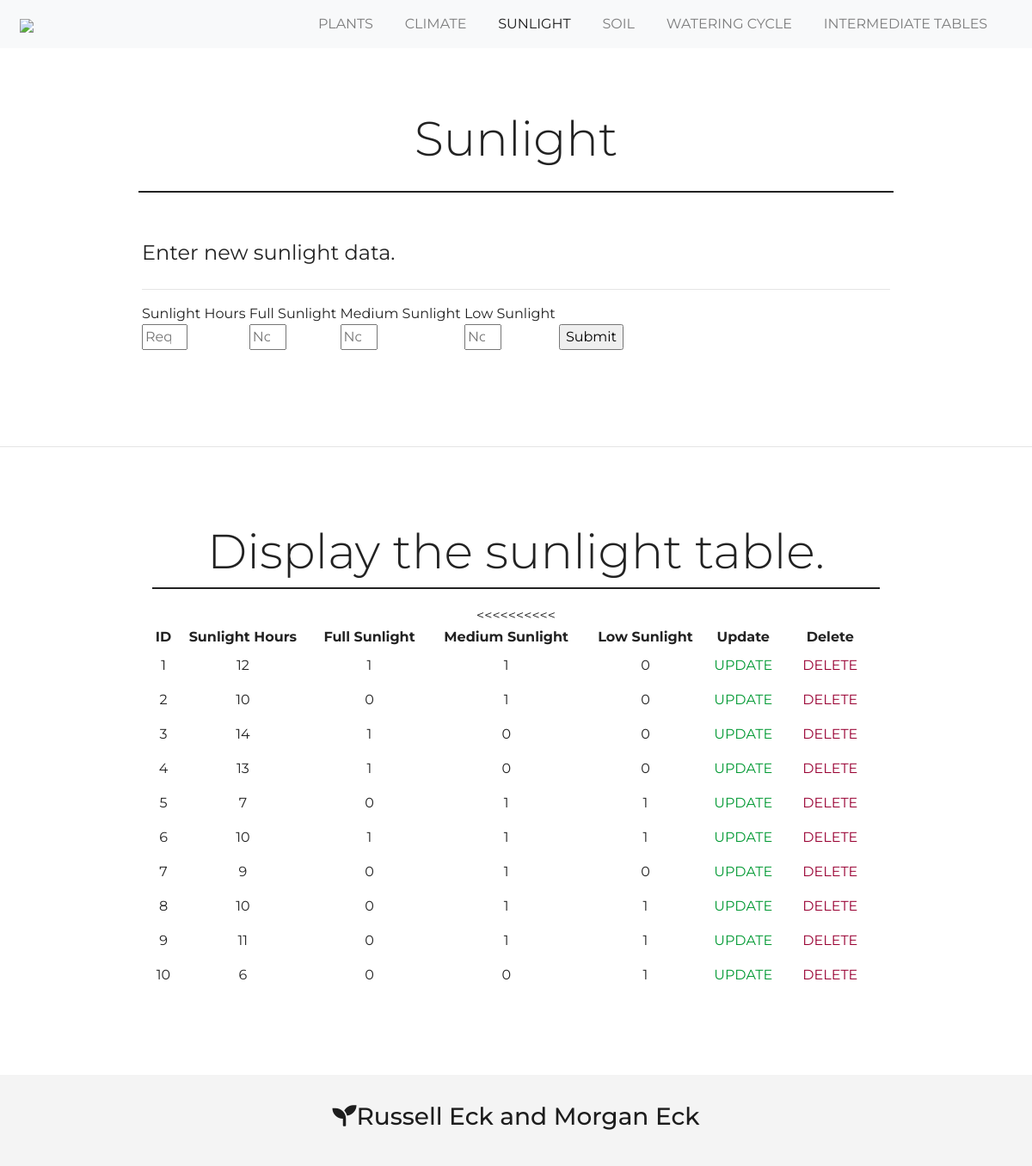
The app's page /sunlight.php with its own data.
### tables this page shows
CREATE TABLE `sunlight` (
  `id` int(11) NOT NULL,
  `sunlight_hours` int(11) NOT NULL,
  `full_sunlight` tinyint(1) NOT NULL DEFAULT 0,
  `medium_sunlight` tinyint(1) NOT NULL DEFAULT 0,
  `low_sunlight` tinyint(1) NOT NULL DEFAULT 0
);

### common.php (called while the page is built)
<?php
function escape($html)
{
    return htmlspecialchars($html, ENT_QUOTES | ENT_SUBSTITUTE, "UTF-8");
}

### sunlight.php (the view, shortened to what this page needs)
<!DOCTYPE html>
<html lang="en">
<head>
	<link rel="stylesheet" href="https://maxcdn.bootstrapcdn.com/bootstrap/4.0.0/css/bootstrap.min.css">
	<link rel="stylesheet" href="https://cdnjs.cloudflare.com/ajax/libs/font-awesome/4.7.0/css/font-awesome.min.css">
	<link rel="stylesheet" href="https://use.fontawesome.com/releases/v5.8.2/css/all.css">
	<link href="style.css" rel="stylesheet">
</head>
<body>
<nav class = "navbar navbar-expand-md navbar-light bg-light sticky-top">
	<div class = "container-fluid">
		<a class = "navbar-brand" href = "index.php"><img src = "img/logo.png"></a>
		<div class = "collapse navbar-collapse" id = "navbarResponsive">
			<ul class = "navbar-nav ml-auto">
				<li class = "nav-item">
					<a class = "nav-link" href="index.php">PLANTS</a>
				</li>
				<li class = "nav-item">
					<a class = "nav-link" href="climate.php">CLIMATE</a>
				</li>
				<li class = "nav-item active">
					<a class = "nav-link" href="sunlight.php">SUNLIGHT</a>
				</li>
				<li class = "nav-item">
					<a class = "nav-link" href="soil.php">SOIL</a>
				</li>
				<li class = "nav-item">
					<a class = "nav-link" href="wateringcycle.php">WATERING CYCLE</a>
				</li>
				<li class = "nav-item">
					<a class = "nav-link" href="intermediatetables.php">INTERMEDIATE TABLES</a>
				</li>
			</ul>
		</div>
	</div>
</nav>
<br/>
<div class = "container-fluid padding">
	<div class = "row welcomeSection text-center">
		<div class = "col-12">
			<h1 class = "display-4">Sunlight</h1>
		</div>
		<hr>
	</div>
</div>
<?php
	require "config.php";
    require "common.php";
?>
<?php
        $connection = new PDO($dsn, $username, $password, $options);
        $sql = "SELECT * FROM sunlight";
        $statement = $connection->prepare($sql);
        $statement->execute();
        $result = $statement->fetchAll();
?>
<div class = "container-fluid form-group contactForm">
<form id = "sunlightForm" name = "newSunlight" method = "post" role="form" class="form-horizontal" >
    <fieldset>
        <legend>Enter new sunlight data.</legend>
        <hr>
       	<label id = "sunlightHours">Sunlight Hours
        	<br/>
            <input type = "number" class = "submissionField" name = "sunlight_hours" id = "sunlight_hours" min = "1" max = "24" size = "20" maxlength = "50" placeholder = "Required 1-24" required>
       	</label>
		<label id = "fullSunlight" >Full Sunlight
        	<br/>
            <input type = "number" class = "submissionField" name = "full_sunlight" id = "full_sunlight" min = "0" max = "1" size = "20" maxlength = "50" placeholder = "No(0)/Yes(1)" required>
       	</label>
       	<label id = "mediumSunlight">Medium Sunlight
        	<br/>
            <input type = "number" class = "submissionField" name = "medium_sunlight" id = "medium_sunlight" min = "0" max = "1" size = "20" maxlength = "50" placeholder = "No(0)/Yes(1)" required>
       	</label>
       	<label id = "lowSunlight">Low Sunlight
        	<br/>
            <input type = "number" class = "submissionField" name = "low_sunlight" id = "low_sunlight" min = "0" max = "1" size = "20" maxlength = "50" placeholder = "No(0)/Yes(1)" required>
       	</label>
        <input type = "submit" name = "submit" value = "Submit" />
    </fieldset>
</form>
<br/>
<br/>
</div>
<br/>
<hr>
<?php
try {
  $connection = new PDO($dsn, $username, $password, $options);
  $sql = "SELECT * FROM sunlight";
  $statement = $connection->prepare($sql);
  $statement->execute();
  $result = $statement->fetchAll();
} catch(PDOException $error) {
  echo $sql . "<br>" . $error->getMessage();
}
?>
<br/>
<div class = "container-fluid padding">
	<div class = "row welcomeSection text-center">
		<div class = "col-12">
			<h1 class = "display-4">Display the sunlight table.</h1>
		<hr>
		<form method = "post">
		<table style = "width:100%">
			<tr>
				<th>ID</th>
				<th>Sunlight Hours</th>
				<th>Full Sunlight</th>
				<th>Medium Sunlight</th>
				<th>Low Sunlight</th>
				<th>Update</th>
				<th>Delete</th>
			</tr>
			<?php foreach ($result as $row) { ?>
            <tr>
                <td><?php echo escape($row["id"]); ?></td>
                <td><?php echo escape($row["sunlight_hours"]); ?></td>
                <td><?php echo escape($row["full_sunlight"]); ?></td>
                <td><?php echo escape($row["medium_sunlight"]); ?></td>
                <td><?php echo escape($row["low_sunlight"]); ?></td>
                <<td><a href="updatesunlight.php?id=<?php echo escape($row["id"]); ?>">UPDATE</a></td>
				<td>
					<button type="submit" name="delete" class="btn" value="<?php echo escape($row["id"]); ?>">DELETE</button>
				</td>
            </tr>
        	<?php } ?>
		</table>
		</form>
	</div>
</div>
</div>
<br/>
<br/>
<footer>
	<div class = "container-fluid padding text-center">
			<h3><i class="fas fa-seedling"></i>Russell Eck and Morgan Eck</h3>
	</div>
</footer>
</body>
</html>

### style.css (style rules this page uses)
html { height: 100%; width: 100%; font-family: 'Montserrat', sans-serif; color: #222; }
body { height: 100%; width: 100%; font-family: 'Montserrat', sans-serif; color: #222; }
a { color: #009933; }
.btn { background-color: white; color: #990033; }
.navbar { padding: 0.5rem; }
.navbar-nav li { padding-right: 1.3rem; }
.nav-link { font-size: 1.0em; }
.padding { padding-bottom: 2rem; }
.welcomeSection { width: 75%; padding-top: 2rem; margin: 0 auto; }
.welcomeSection hr { border-top: 2px solid #222; width: 100%; margin-top: 0.2rem; margin-bottom: 1.2rem; }
footer { background-color: #F4F4F4; color: #1d1d1d; padding-top: 2rem; text-align: center; }
.contactForm { width: 75%; }
[class*="col-"] { padding: 1rem; }

### records on screen
sunlight: id "1", sunlight_hours "12", full_sunlight "1", medium_sunlight "1", low_sunlight "0"
sunlight: id "2", sunlight_hours "10", full_sunlight "0", medium_sunlight "1", low_sunlight "0"
sunlight: id "3", sunlight_hours "14", full_sunlight "1", medium_sunlight "0", low_sunlight "0"
sunlight: id "4", sunlight_hours "13", full_sunlight "1", medium_sunlight "0", low_sunlight "0"
sunlight: id "5", sunlight_hours "7", full_sunlight "0", medium_sunlight "1", low_sunlight "1"
sunlight: id "6", sunlight_hours "10", full_sunlight "1", medium_sunlight "1", low_sunlight "1"
sunlight: id "7", sunlight_hours "9", full_sunlight "0", medium_sunlight "1", low_sunlight "0"
sunlight: id "8", sunlight_hours "10", full_sunlight "0", medium_sunlight "1", low_sunlight "1"
sunlight: id "9", sunlight_hours "11", full_sunlight "0", medium_sunlight "1", low_sunlight "1"
sunlight: id "10", sunlight_hours "6", full_sunlight "0", medium_sunlight "0", low_sunlight "1"
